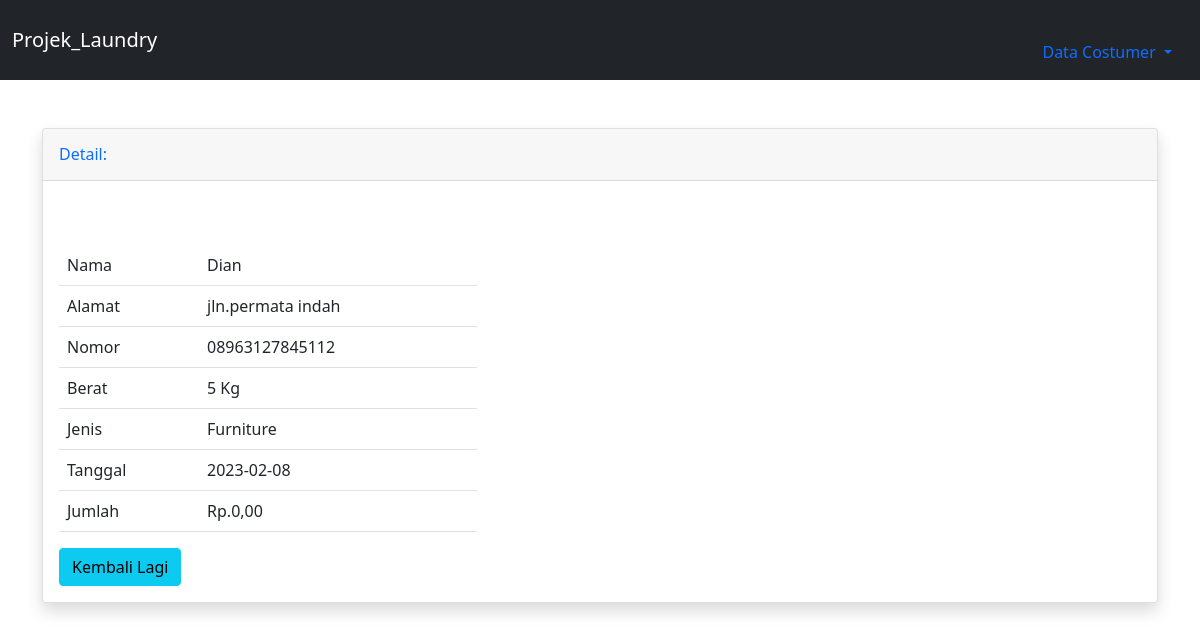
Page /detail_tahun.php?id=1 on the committed database.
### tables this page shows
CREATE TABLE `data_tahun` (
  `id` int(11) NOT NULL,
  `nama` varchar(150) NOT NULL,
  `alamat` varchar(100) NOT NULL,
  `nomor` varchar(80) NOT NULL,
  `berat` varchar(68) NOT NULL,
  `jenis` varchar(75) NOT NULL,
  `tanggal` date NOT NULL,
  `jumlah` varchar(90) NOT NULL
);

### detail_tahun.php (the view, shortened to what this page needs)
<?php
require 'function.php';
 ?>
<!doctype html>
<html lang="en">
  <head>
    <link rel="stylesheet" href="https://stackpath.bootstrapcdn.com/bootstrap/5.0.0-alpha1/css/bootstrap.min.css">
    <link rel="stylesheet" href="style.css">
  </head>
  <body>
    <nav class="navbar navbar-expand-lg navbar-dark bg-dark">
      <div class="container-fluid">
        <a class="navbar-brand text-white" href="index.php">Projek_Laundry</a>
            <li class="nav-item dropdown">
              <a class="nav-link dropdown-toggle" href="#" id="navbarDropdownMenuLink" role="button" data-toggle="dropdown" aria-expanded="false">
              Data Costumer
              </a>
            </li>
        </div>
    </nav>
<div class="container mt-5">
    <div class="card shadow mt-4">
      <div class="card-header py-3 d-flex flex-row align-items-center justify-content-between">
    <h6 class="m-0 font-weight-bold text-primary">Detail:</h6>
      </div>
      <?php
      $id_brg= ($_GET['id']);
      $ggl = !$id_brg;
      if($ggl){
          echo "<div class='col-md-10 col-sm-12 col-xs-12 ml-5 mt-5'>";
             echo "<div class='alert alert-danger mt-4 ml-5' role='alert'>";
            echo "<p><center>Maaf Data Ini Tidak Tersedia</center></p>";
             echo   "</div>";
             echo "</div>";
      }  else{
        $det=mysqli_query($conn, "select * from data_tahun where id='$id_brg'")or die(mysql_error());
        while($d=mysqli_fetch_array($det)){
          ?>
      <div class="row mt-5">
      <div class="col-xl-5 col-lg-5">
      <div class="card-body">
          <table class="table">
            <tr>
              <td>Nama</td>
              <td><?php echo $d['nama']; ?></td>
            </tr>
            <tr>
              <td>Alamat</td>
              <td><?php echo $d['alamat']; ?></td>
            </tr>
            <tr>
              <td>Nomor</td>
              <td><?php echo $d['nomor']; ?></td>
            </tr>
            <tr>
              <td>Berat</td>
              <td><?php echo $d['berat']." Kg"; ?></td>
            </tr>
            <tr>
              <td>Jenis</td>
              <td><?php echo $d['jenis']; ?></td>
            </tr>
            <tr>
              <td>Tanggal</td>
              <td><?php echo $d['tanggal']; ?></td>
            </tr>
            <tr>
              <td>Jumlah</td>
              <td><?php echo "Rp.".number_format($d['jumlah']).",00"; ?></td>
            </tr>
</table>
<div class="row">
<div class="col-md-4">
<a href="tahun.php"><button type="button" class="btn btn-info">Kembali Lagi</button></a>
</div>
<div class="col-md-8">
</div>
</div>
  </div>
</div>
</div>
<?php }} ?>
</div>
</div>
      </body>
    </html>

### rows in the picture
data_tahun: nama "Dian", alamat "jln.permata indah", nomor "08963127845112", berat "5", jenis "Furniture", tanggal "2023-02-08", jumlah "0"
